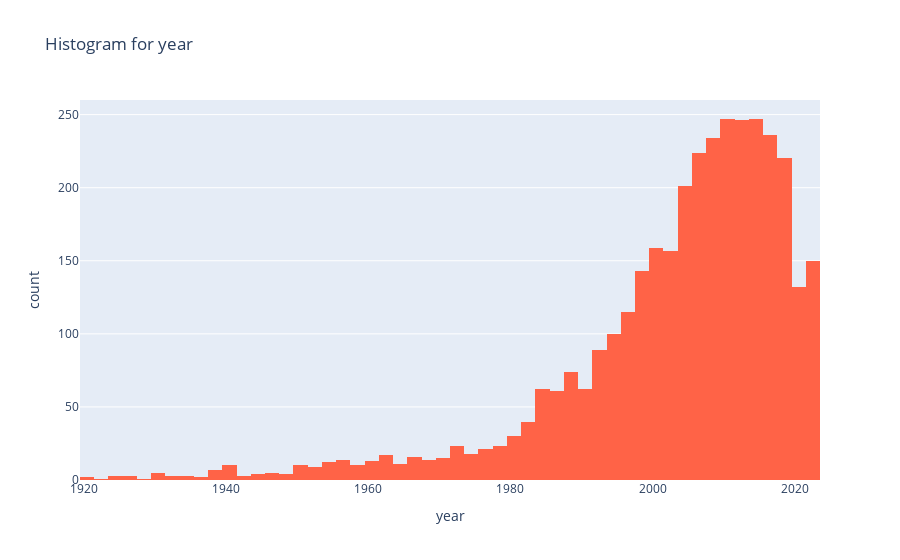
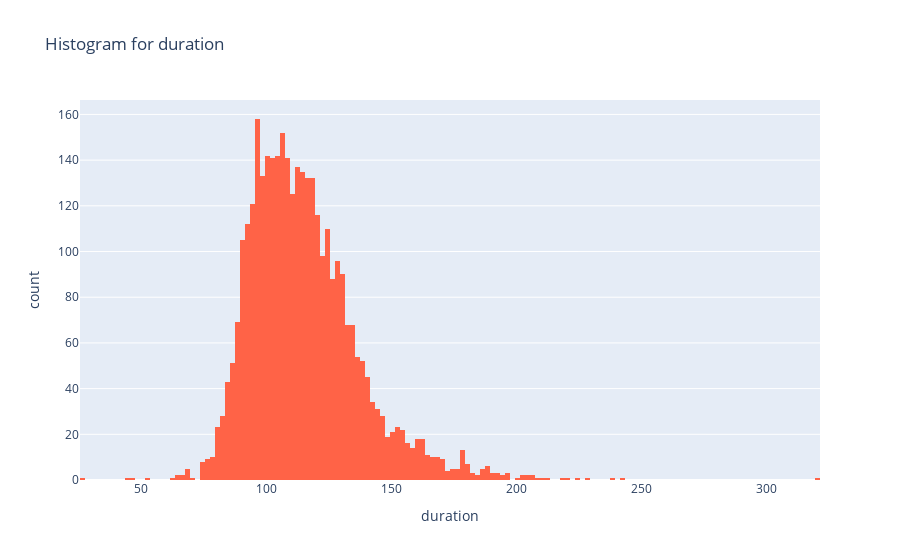
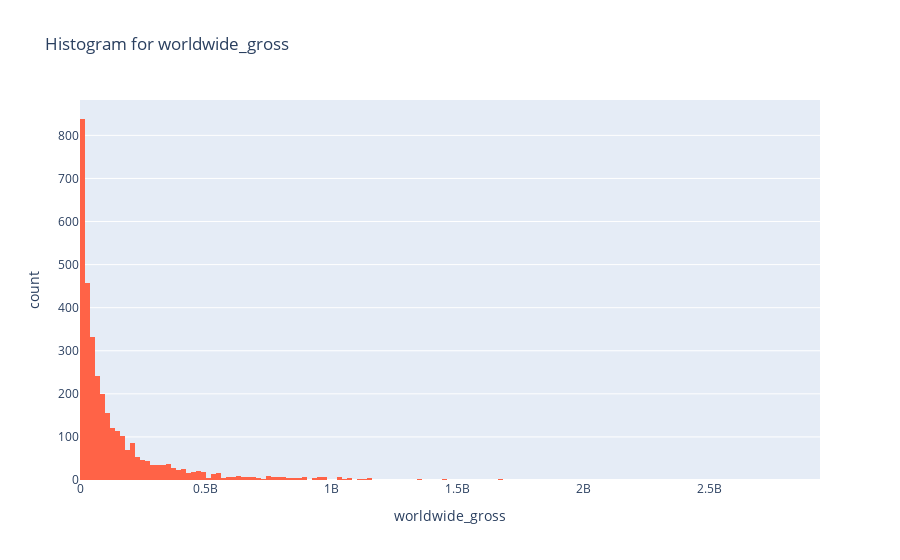

Notebook code cell kept with these figures, in order:
### Code cell
import plotly.express as px

# Assuming 'movie' is your DataFrame
numeric_columns = movie.select_dtypes(include='number').drop(["rating","votes"], axis=1)

# Create histograms for each numeric column
for column in numeric_columns.columns:
    fig = px.histogram(movie, x=column, title=f'Histogram for {column}',color_discrete_sequence=['Tomato'])
    fig.show()

### Figure 1 — Plotly figure (JSON) as saved in the notebook; plotly's stock layout.template omitted (floating-point values rounded to 4 significant figures; data arrays with more than 128 entries replaced by an {"elided": "..."} marker saying what was removed)
{"data": [{"alignmentgroup": "True", "bingroup": "x", "hovertemplate": "year=%{x}<br>count=%{y}<extra></extra>", "legendgroup": "", "marker": {"color": "Tomato", "pattern": {"shape": ""}}, "name": "", "offsetgroup": "", "orientation": "v", "showlegend": false, "type": "histogram", "x": {"elided": "3511 int values"}, "xaxis": "x", "yaxis": "y"}], "layout": {"barmode": "relative", "legend": {"tracegroupgap": 0}, "title": {"text": "Histogram for year"}, "xaxis": {"anchor": "y", "domain": [0, 1], "title": {"text": "year"}}, "yaxis": {"anchor": "x", "domain": [0, 1], "title": {"text": "count"}}}}

### Figure 2 — Plotly figure (JSON) as saved in the notebook; plotly's stock layout.template omitted (floating-point values rounded to 4 significant figures; data arrays with more than 128 entries replaced by an {"elided": "..."} marker saying what was removed)
{"data": [{"alignmentgroup": "True", "bingroup": "x", "hovertemplate": "duration=%{x}<br>count=%{y}<extra></extra>", "legendgroup": "", "marker": {"color": "Tomato", "pattern": {"shape": ""}}, "name": "", "offsetgroup": "", "orientation": "v", "showlegend": false, "type": "histogram", "x": {"elided": "3511 int values"}, "xaxis": "x", "yaxis": "y"}], "layout": {"barmode": "relative", "legend": {"tracegroupgap": 0}, "title": {"text": "Histogram for duration"}, "xaxis": {"anchor": "y", "domain": [0, 1], "title": {"text": "duration"}}, "yaxis": {"anchor": "x", "domain": [0, 1], "title": {"text": "count"}}}}

### Figure 3 — Plotly figure (JSON) as saved in the notebook; plotly's stock layout.template omitted (floating-point values rounded to 4 significant figures; data arrays with more than 128 entries replaced by an {"elided": "..."} marker saying what was removed)
{"data": [{"alignmentgroup": "True", "bingroup": "x", "hovertemplate": "worldwide_gross=%{x}<br>count=%{y}<extra></extra>", "legendgroup": "", "marker": {"color": "Tomato", "pattern": {"shape": ""}}, "name": "", "offsetgroup": "", "orientation": "v", "showlegend": false, "type": "histogram", "x": {"elided": "3511 int values"}, "xaxis": "x", "yaxis": "y"}], "layout": {"barmode": "relative", "legend": {"tracegroupgap": 0}, "title": {"text": "Histogram for worldwide_gross"}, "xaxis": {"anchor": "y", "domain": [0, 1], "title": {"text": "worldwide_gross"}}, "yaxis": {"anchor": "x", "domain": [0, 1], "title": {"text": "count"}}}}
